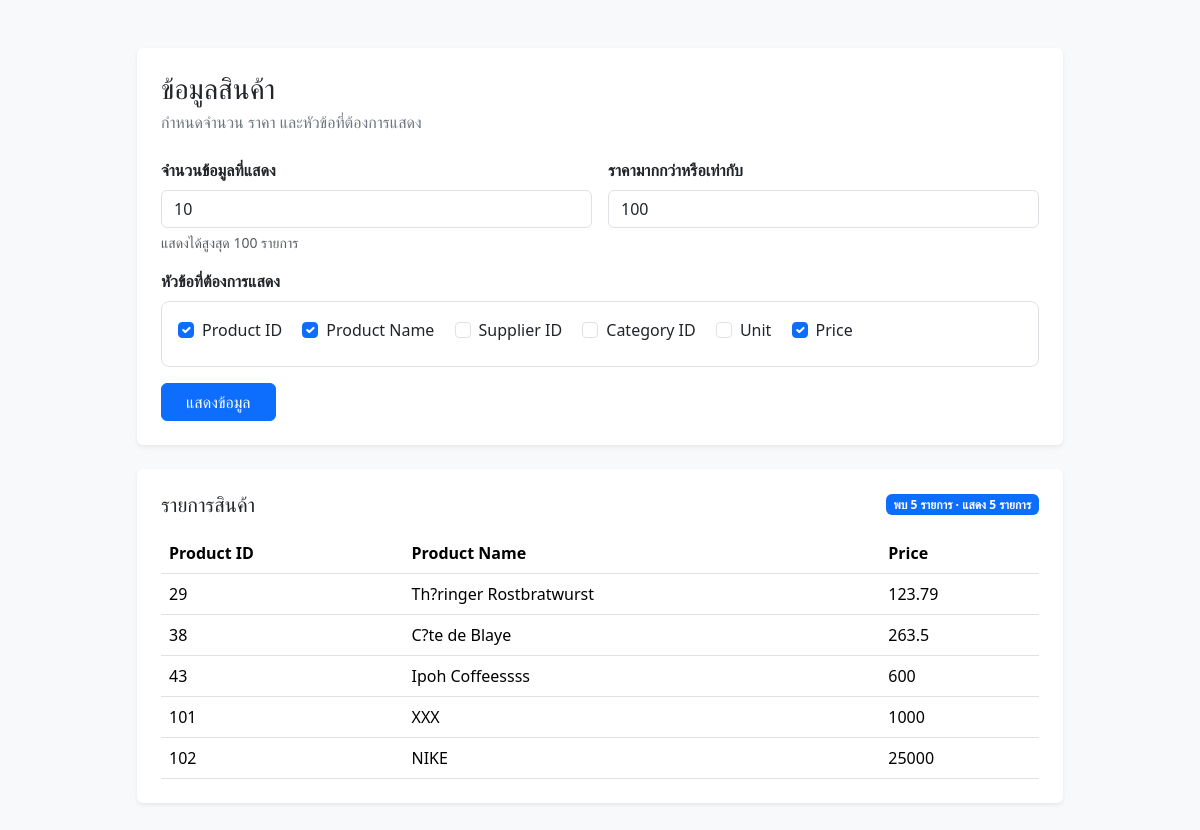
Page /cdb/index.php on the committed database.
### tables this page shows
CREATE TABLE `tb_products` (
  `i_ProductID` int(11) NOT NULL,
  `c_ProductName` varchar(30) NOT NULL,
  `i_SupplierID` int(11) NOT NULL,
  `i_CategoryID` int(11) NOT NULL,
  `c_Unit` varchar(30) NOT NULL,
  `i_Price` float NOT NULL
);

### cdb/index.php (the view, shortened to what this page needs)
<?php
require_once 'ConnDB.php';
$columnOptions = [
  'i_ProductID' => 'Product ID',
  'c_ProductName' => 'Product Name',
  'i_SupplierID' => 'Supplier ID',
  'i_CategoryID' => 'Category ID',
  'c_Unit' => 'Unit',
  'i_Price' => 'Price',
];
$selectedColumns = $_GET['columns'] ?? ['i_ProductID', 'c_ProductName', 'i_Price'];
$selectedColumns = is_array($selectedColumns) ? $selectedColumns : [];
$selectedColumns = array_values(array_intersect(array_keys($columnOptions), $selectedColumns));
$limit = isset($_GET['limit']) && ctype_digit($_GET['limit']) ? (int) $_GET['limit'] : 10;
$limit = max(1, min($limit, 100));
$minPrice = isset($_GET['min_price']) && is_numeric($_GET['min_price']) ? (float) $_GET['min_price'] : 100;
try {
  $columns = implode(', ', $selectedColumns);
  $countSql = 'SELECT COUNT(*) FROM tb_products WHERE i_Price >= :min_price';
  $countResult = $conn->prepare($countSql);
  $countResult->execute(['min_price' => $minPrice]);
  $matchingCount = (int) $countResult->fetchColumn();
  $sql = "SELECT $columns FROM tb_products WHERE i_Price >= :min_price ORDER BY i_ProductID LIMIT $limit";
  $result = $conn->prepare($sql);
  $result->execute(['min_price' => $minPrice]);
  $datas = $result->fetchAll(PDO::FETCH_ASSOC);
  $datas_counts = count($datas);
} catch(PDOException $e) {
  echo "Error: " . $e->getMessage();
}
?>
<!DOCTYPE html>
<html lang="en">
<head>
    <link href="https://cdn.jsdelivr.net/npm/bootstrap@5.3.8/dist/css/bootstrap.min.css" rel="stylesheet">
</head>
<body class="bg-light">
    <div class="container py-5">
    <div class="row">
    <div class="col-sm-1"></div>
    <div class="col-sm-10">
      <div class="card border-0 shadow-sm mb-4">
        <div class="card-body p-4">
          <h2 class="h3 mb-1">ข้อมูลสินค้า</h2>
          <p class="text-secondary mb-4">กำหนดจำนวน ราคา และหัวข้อที่ต้องการแสดง</p>
          <form method="get" class="row g-3">
            <div class="col-md-6">
              <label for="limit" class="form-label fw-semibold">จำนวนข้อมูลที่แสดง</label>
              <input type="number" class="form-control" id="limit" name="limit" min="1" max="100" value="<?php echo $limit; ?>">
              <div class="form-text">แสดงได้สูงสุด 100 รายการ</div>
            </div>
            <div class="col-md-6">
              <label for="min_price" class="form-label fw-semibold">ราคามากกว่าหรือเท่ากับ</label>
              <input type="number" class="form-control" id="min_price" name="min_price" min="0" step="0.01" value="<?php echo $minPrice; ?>">
            </div>
            <div class="col-12">
              <label class="form-label fw-semibold d-block mb-2">หัวข้อที่ต้องการแสดง</label>
              <div class="border rounded-3 bg-white p-3">
                <?php foreach ($columnOptions as $column => $label) { ?>
                  <div class="form-check form-check-inline me-3 mb-2">
                    <input class="form-check-input" type="checkbox" name="columns[]" value="<?php echo $column; ?>" id="<?php echo $column; ?>" <?php echo in_array($column, $selectedColumns, true) ? 'checked' : ''; ?>>
                    <label class="form-check-label" for="<?php echo $column; ?>"><?php echo $label; ?></label>
                  </div>
                <?php } ?>
              </div>
            </div>
            <div class="col-12">
              <button type="submit" class="btn btn-primary px-4">แสดงข้อมูล</button>
            </div>
          </form>
        </div>
      </div>
      <div class="card border-0 shadow-sm">
        <div class="card-body p-4">
          <div class="d-flex flex-wrap justify-content-between align-items-center gap-2 mb-3">
            <h3 class="h5 mb-0">รายการสินค้า</h3>
            <span class="badge text-bg-primary">พบ <?php echo $matchingCount; ?> รายการ · แสดง <?php echo $datas_counts; ?> รายการ</span>
          </div>
          <div class="table-responsive">
  <table class="table table-hover align-middle mb-0">
    <thead>
      <tr>
        <?php foreach ($selectedColumns as $column) { ?>
          <th><?php echo $columnOptions[$column]; ?></th>
        <?php } ?>
      </tr>
    </thead>
    <tbody>
    <?php
        for($n=0; $n<$datas_counts; $n+=1){
      echo '<tr>';
      foreach ($selectedColumns as $column) {
        echo '<td>' . htmlspecialchars((string) $datas[$n][$column]) . '</td>';
      }
      echo '</tr>';
        }
    ?>
    </tbody>
  </table>
          </div>
        </div>
      </div>
    </div>
    <div class="col-sm-1"></div>
   </div>
</div>
</body>
</html>

### rows in the picture
tb_products: i_ProductID "29", c_ProductName "Th?ringer Rostbratwurst", i_Price "123.79"
tb_products: i_ProductID "38", c_ProductName "C?te de Blaye", i_Price "263.5"
tb_products: i_ProductID "43", c_ProductName "Ipoh Coffeessss", i_Price "600"
tb_products: i_ProductID "101", c_ProductName "XXX", i_Price "1000"
tb_products: i_ProductID "102", c_ProductName "NIKE", i_Price "25000"

### other values in the picture
$label "Product ID"
$label "Product Name"
$label "Supplier ID"
$label "Category ID"
$label "Unit"
$label "Price"
$matchingCount "5"
$datas_counts "5"
$columnOptions[$column] "Product ID"
$columnOptions[$column] "Product Name"
$columnOptions[$column] "Price"
